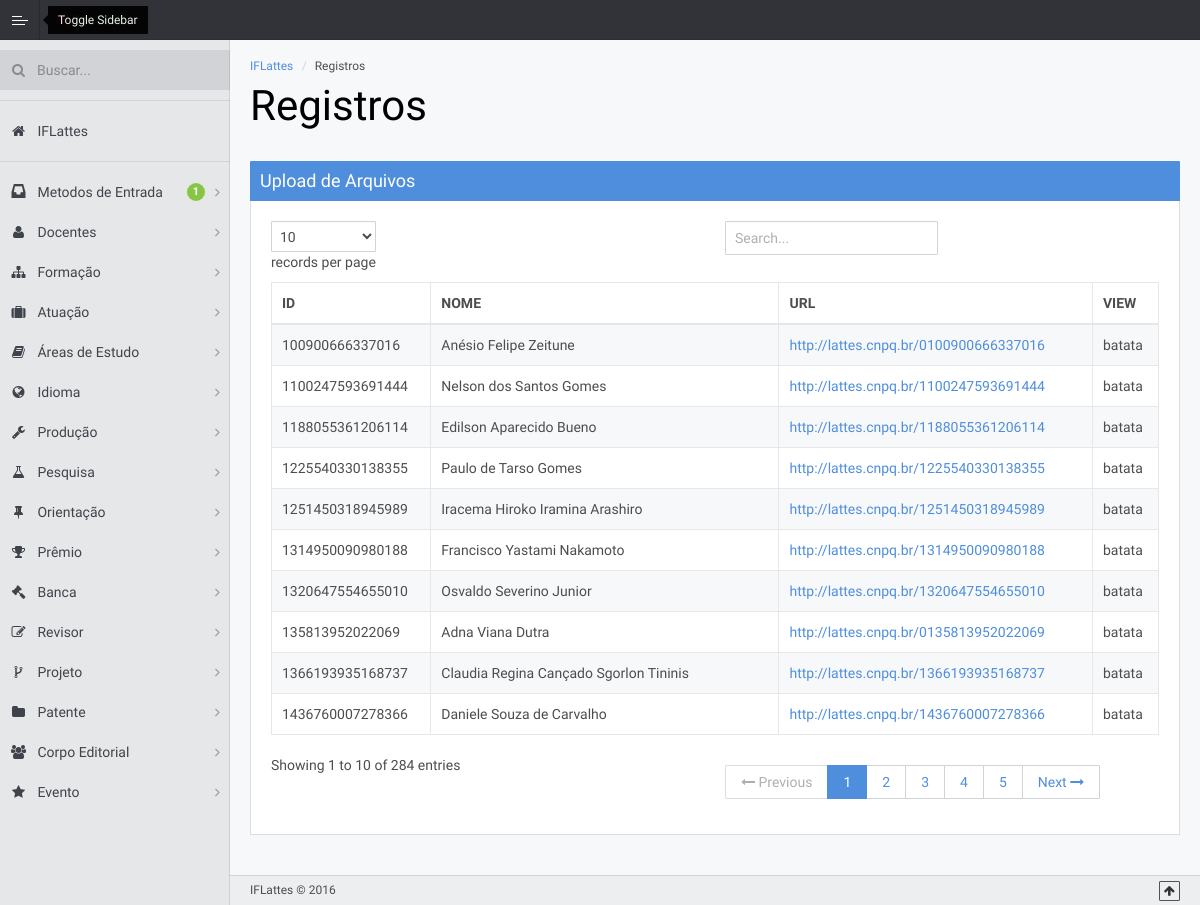
The page /index.php/registros on the database its author committed.
### tables this page shows
CREATE TABLE IF NOT EXISTS `curriculum` (
  `data_cadastro` INT NOT NULL,
  `id_curriculo` BIGINT NOT NULL,
  `nome` VARCHAR(255) NOT NULL,
  `url` VARCHAR(200) NOT NULL,
  `content` LONGBLOB NOT NULL,
  PRIMARY KEY (`id_curriculo`, `data_cadastro`),
  INDEX `fk_curriculum_dim_cadastro1_idx` (`data_cadastro` ASC),
  CONSTRAINT `fk_curriculum_dim_cadastro1`
    FOREIGN KEY (`data_cadastro`)
    REFERENCES `dim_cadastro` (`id_dataCadastro`)
    ON DELETE NO ACTION
    ON UPDATE NO ACTION);

### application/controllers/Registros.php (called while the page is built, shortened)
<?php
class Registros extends CI_Controller {
    public function __construct() {
        $this->load->helper('array');
        $this->load->model('Curriculo_model');
    }
    public function index() {
        $dados = array(
            'title' => "Registros",
            'h1' => "Registros",
            'name' => "IFLattes",
            'autor' => "Luan Dantas",
            'data' => $this->Curriculo_model->datalist('curriculum')
        );
        $this->load->view('includes/header', $dados);
        $this->load->view('includes/sidebar', $dados);
        $this->load->view('pages/registros', $dados);
        $this->load->view('includes/footer', $dados);
    }
}

### index.php (called while the page is built, shortened)
<?php
require_once BASEPATH.'core/CodeIgniter.php';

### application/models/curriculo_model.php (called while the page is built, shortened)
<?php
class Curriculo_model extends CI_Model {
    public function datalist($table) {
        $query = $this->db->get($table);
        return $query->result();
    }
}

### application/views/pages/registros.php (the view, shortened to what this page needs)
<div id="page-content">
    <div id='wrap'>
        <div id="page-heading">
            <ol class="breadcrumb">
                <li><a href="<?php echo base_url(); ?> "><?php echo $name; ?> </a></li>
                <li><?php echo $title; ?> </li>
            </ol>
            <h1><?php echo $h1; ?></h1>
        </div>
        <div class="container">
            <div class="row">
                <div class="col-md-12">
                    <div class="panel panel-primary">
                        <div class="panel-heading">
                            <h4>Upload de Arquivos</h4>
                        </div>
                        <div class="panel-body">
                            <table cellpadding="0" cellspacing="0" border="0" class="table table-striped table-bordered datatables" id="table-cliente">
                                <thead>
                                    <tr>
                                        <th>ID</th>
                                        <th>NOME</th>
                                        <th>URL</th>
                                        <th>VIEW</th>
                                    </tr>
                                </thead>
                                <tbody>
                                    <?php foreach ($data as $d) { ?>
                                        <tr class="odd gradeX">
                                            <td data-title="NOME"  align="left"><?php echo $d->id_curriculo ?></td>
                                            <td data-title="CPF/CNPJ"><?php echo $d->nome ?></td>
                                            <td data-title="RG"><a href="<?php echo $d->url ?>" target="blank"><?php echo $d->url ?></a></td>
                                            <td>batata</td>
                                        </tr>
                                    <?php } ?>
                                </tbody>
                            </table>
                        </div>
                    </div>
                </div>
            </div>
        </div>
    </div>
</div>

### application/views/includes/header.php (shortened to what this page needs)
<!DOCTYPE html>
<html lang="en">
    <head>
        <link rel="stylesheet" type="text/css" href="http://dc-js.github.io/dc.js/css/dc.css"/>
        <link href="assets/less/styles.less" rel="stylesheet/less" media="all">
        <link rel="stylesheet" href="<?php echo base_url('assets/css/styles.min.css?=113'); ?>">
        <link href='<?php echo base_url('assets/demo/variations/default.css'); ?>' rel='stylesheet' type='text/css' media='all' id='styleswitcher'>
        <link href='<?php echo base_url('assets/demo/variations/default.css'); ?>' rel='stylesheet' type='text/css' media='all' id='headerswitcher'>
        <link href='<?php echo base_url('assets/plugins/bootstrap-fileinput/css/fileinput.min.css'); ?>' rel='stylesheet' type='text/css' />
        <link href='<?php echo base_url('assets/fonts/glyphicons/css/glyphicons.css') ?>' rel='stylesheet'>
        <link rel='stylesheet' type='text/css' href='<?php echo base_url('assets/plugins/codeprettifier/prettify.css') ?>' />
        <link rel='stylesheet' type='text/css' href='<?php echo base_url('assets/plugins/form-toggle/toggles.css') ?>' />
    </head>
    <body class=" ">
        <header class="navbar navbar-inverse navbar-fixed-top" role="banner">
            <a id="leftmenu-trigger" class="tooltips" data-toggle="tooltip" data-placement="right" title="Toggle Sidebar"></a>
        </header>
        <div id="page-container">

### application/views/includes/sidebar.php (shortened to what this page needs)
<nav id="page-leftbar" role="navigation">
    <ul class="acc-menu" id="sidebar">
        <li id="search">
            <form>
                <input type="text" class="search-query" placeholder="Buscar...">
                <button type="submit"><i class="fa fa-search"></i></button>
            </form>
        </li>
        <li class="divider"></li>
        <li><a href="<?php echo base_url(); ?>"><i class="fa fa-home"></i> <span><?php echo $name ?> </span></a></li>
        <li class="divider"></li>
            <li><a href="javascript:;"><i class="glyphicon glyphicon-inbox"></i> <span>Metodos de Entrada</span> <span class="badge badge-success">1</span></a>
            </li>
            <li><a href="javascript:;"><i class="fa fa-user"></i> <span>Docentes</span></a>
            </li>
            <li><a href="javascript:;"><i class="fa fa-sitemap"></i> <span>Formação</span></a>
            </li>
            <li><a href="javascript:;"><i class="fa fa-suitcase"></i> <span>Atuação</span></a>
            </li>
            <li><a href="javascript:;"><i class="fa fa-book"></i> <span>Áreas de Estudo</span></a>
            </li>
            <li><a href="javascript:;"><i class="fa fa-globe"></i> <span>Idioma</span></a>
            </li>
            <li><a href="javascript:;"><i class="fa fa-wrench"></i> <span>Produção</span></a>
            </li>
            <li><a href="javascript:;"><i class="fa fa-flask"></i> <span>Pesquisa</span></a>
            </li>
            <li><a href="javascript:;"><i class="fa fa-thumb-tack"></i> <span>Orientação</span></a>
            </li>
            <li><a href="javascript:;"><i class="fa fa-trophy"></i> <span>Prêmio</span></a>
            </li>
            <li><a href="javascript:;"><i class="fa fa-legal"></i> <span>Banca</span></a>
            </li>
            <li><a href="javascript:;"><i class="fa fa-edit"></i> <span>Revisor</span></a>
            </li>
            <li><a href="javascript:;"><i class="fa fa-code-fork"></i> <span>Projeto</span></a>
            </li>
            <li><a href="javascript:;"><i class="fa fa-folder"></i> <span>Patente</span></a>
            </li>
            <li><a href="javascript:;"><i class="fa fa-group"></i> <span>Corpo Editorial</span></a>
            </li>
            <li><a href="javascript:;"><i class="fa fa-star"></i> <span>Evento</span></a>
            </li>
    </ul>
</nav>

### application/views/includes/footer.php (shortened to what this page needs)
<footer role="contentinfo">
    <div class="clearfix">
        <ul class="list-unstyled list-inline">
            <li><?php echo $name; ?> &copy; 2016</li>
            <button class="pull-right btn btn-inverse-alt btn-xs hidden-print" id="back-to-top"><i class="fa fa-arrow-up"></i></button>
        </ul>
    </div>
</footer>
</div>
</body>
</html>

### rows shown on the page
curriculum: id_curriculo "100900666337016", nome "Anésio Felipe Zeitune", url "http://lattes.cnpq.br/0100900666337016"
curriculum: id_curriculo "135813952022069", nome "Adna Viana Dutra", url "http://lattes.cnpq.br/0135813952022069"
curriculum: id_curriculo "1100247593691444", nome "Nelson dos Santos Gomes", url "http://lattes.cnpq.br/1100247593691444"
curriculum: id_curriculo "1188055361206114", nome "Edilson Aparecido Bueno", url "http://lattes.cnpq.br/1188055361206114"
curriculum: id_curriculo "1225540330138355", nome "Paulo de Tarso Gomes", url "http://lattes.cnpq.br/1225540330138355"
curriculum: id_curriculo "1251450318945989", nome "Iracema Hiroko Iramina Arashiro", url "http://lattes.cnpq.br/1251450318945989"
curriculum: id_curriculo "1314950090980188", nome "Francisco Yastami Nakamoto", url "http://lattes.cnpq.br/1314950090980188"
curriculum: id_curriculo "1320647554655010", nome "Osvaldo Severino Junior", url "http://lattes.cnpq.br/1320647554655010"
curriculum: id_curriculo "1366193935168737", nome "Claudia Regina Cançado Sgorlon Tininis", url "http://lattes.cnpq.br/1366193935168737"
curriculum: id_curriculo "1436760007278366", nome "Daniele Souza de Carvalho", url "http://lattes.cnpq.br/1436760007278366"

### other values the page prints
$name "IFLattes"
$title "Registros"
$h1 "Registros"
